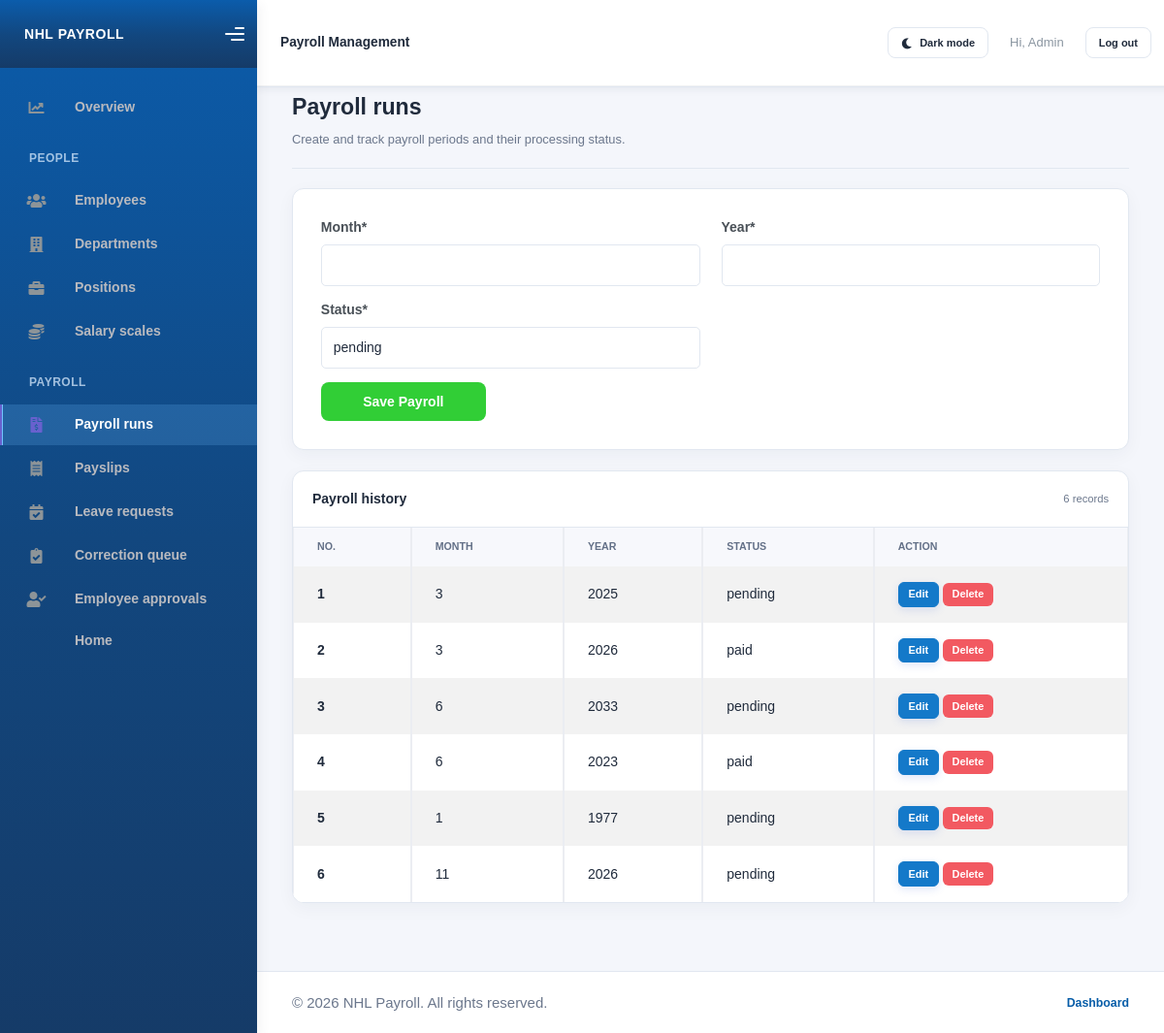
The page /add_payroll/ (signed in) on the database its author committed.
### payroll/models.py (models this page shows, shortened)
class Payroll(models.Model):
    month = models.IntegerField(
        validators=[MinValueValidator(1), MaxValueValidator(12)]
    )
    year = models.IntegerField(
        validators=[MinValueValidator(1900), MaxValueValidator(9999)]
    )
    status = models.CharField(max_length=20, default='pending')
    class Meta:
        constraints = [
            models.CheckConstraint(
                condition=Q(month__gte=1) & Q(month__lte=12),
                name="payroll_month_between_1_and_12",
            ),
            models.CheckConstraint(
                condition=Q(year__gte=1900) & Q(year__lte=9999),
                name="payroll_year_between_1900_and_9999",
            ),
            models.UniqueConstraint(
                fields=["month", "year"],
                name="unique_payroll_period",
            ),
        ]

### payroll/views.py (the view)
# urls.py: path('add_payroll/',add_payroll_view, name = 'add_payroll_page'),
@staff_member_required(login_url="login")
def add_payroll_view(request):
    message =''
    if request.method == "POST":
        payroll_form = PayrollForm(request.POST)
        if payroll_form.is_valid():
            payroll_form.save()
            message='payroll Added Successfully'
    else:
        payroll_form = PayrollForm()
    payrolls = Payroll.objects.all()
    context = {
        'form':payroll_form,
        'msg':message,
        'payrolls':payrolls
    }
    return render(request,"add_payroll.html",context)

### payroll/forms.py
class PayrollForm(ModelForm):
    class Meta:
        model = Payroll
        fields ='__all__'

### payroll/templates/add_payroll.html (shortened to what this page needs)
{% extends "./base.html" %}
{% load crispy_forms_tags %}
{% block content %}
<div class="page-shell">
    <div class="page-header">
        <div>
            <h1>Payroll runs</h1>
            <p>Create and track payroll periods and their processing status.</p>
        </div>
    </div>
    <div class="card form-card p-4 mb-4">
        <form method="POST">
            {{form|crispy}}
            <button type="submit" class="btn btn-success w-100">Save Payroll</button>
        </form>
    </div>
    <div class="card">
        <div class="list-card-header">
            <h2>Payroll history</h2>
            <span>{{ payrolls|length }} records</span>
        </div>
        <div class="table-responsive">
            <table class="table table-striped table-bordered align-middle" style="margin-bottom:0;">
                <thead>
                    <tr>
                        <th scope="col">No.</th>
                        <th scope="col">Month</th>
                        <th scope="col">Year</th>
                        <th scope="col">Status</th>
                        <th scope="col">Action</th>
                    </tr>
                </thead>
                <tbody>
                    {% for payroll in payrolls %}
                    <tr>
                        <th scope="row">{{payroll.id}}</th>
                        <td>{{payroll.month}}</td>
                        <td>{{payroll.year}}</td>
                        <td>{{payroll.status}}</td>
                        <td>
                            <a href="{% url 'edit_payroll_page' payroll.id %}" class='btn btn-sm btn-primary'>Edit</a>
                            <form method="post" action="{% url 'delete_payroll_page' payroll.id %}" class="d-inline" onsubmit="return confirm('WARNING! Payroll period {{ payroll.month }}/{{ payroll.year }} WILL BE DELETED!')">
                                <button type="submit" class="btn btn-sm btn-danger">Delete</button>
                            </form>
                        </td>
                    </tr>
                    {% empty %}
                    <tr><td colspan="5" class="text-center text-muted py-4">No payroll runs yet. Create a payroll run using the form above.</td></tr>
                    {% endfor %}
                </tbody>
            </table>
        </div>
    </div>
</div>
{% endblock content %}

### payroll/templates/base.html (shortened to what this page needs)
 <!DOCTYPE html>
<html>
    {%load static%}
    {% load crispy_forms_tags %}
<head>
    <link rel="stylesheet" href="{% static 'Kaiadmin/assets/css/bootstrap.min.css' %}">
    <link rel="stylesheet" href="{% static 'Kaiadmin/assets/css/plugins.min.css' %}">
    <link rel="stylesheet" href="{% static 'Kaiadmin/assets/css/kaiadmin.min.css' %}">
    <link rel="stylesheet" href="{% static 'Kaiadmin/assets/css/fonts.min.css' %}">
</head>
<body>
    <div class="wrapper">
        {% if user.is_authenticated %}
        <aside class="sidebar{% if not user.is_staff %} employee-sidebar{% endif %}" data-background-color="dark">
            <div class="sidebar-logo">
                <div class="logo-header" data-background-color="dark">
                    <a class="logo payroll-brand" href="{% if user.is_staff %}{% url 'dashboard_page' %}{% else %}{% url 'home_page' %}{% endif %}">NHL PAYROLL</a>
                    <div class="nav-toggle">
                        <button class="btn btn-toggle toggle-sidebar" type="button" aria-label="Toggle sidebar">
                            <i class="gg-menu-right"></i>
                        </button>
                    </div>
                </div>
            </div>
            <div class="sidebar-wrapper scrollbar scrollbar-inner">
                <div class="sidebar-content">
                    {% if user.is_staff %}
                    <ul class="nav nav-secondary">
                        <li class="nav-item {% if request.resolver_match.url_name == 'dashboard_page' %}active{% endif %}">
                            <a class="payroll-nav-link" href="{% url 'dashboard_page' %}"><i class="fas fa-chart-line"></i><p>Overview</p></a>
                        </li>
                        <li class="nav-section"><span class="sidebar-mini-icon"></span><h4 class="text-section">People</h4></li>
                        <li class="nav-item {% if 'employee' in request.path %}active{% endif %}"><a class="payroll-nav-link" href="{% url 'add_employee_page' %}"><i class="fas fa-users"></i><p>Employees</p></a></li>
                        <li class="nav-item {% if 'department' in request.path %}active{% endif %}"><a class="payroll-nav-link" href="{% url 'add_department_page' %}"><i class="fas fa-building"></i><p>Departments</p></a></li>
                        <li class="nav-item {% if 'position' in request.path %}active{% endif %}"><a class="payroll-nav-link" href="{% url 'add_position_page' %}"><i class="fas fa-briefcase"></i><p>Positions</p></a></li>
                        <li class="nav-item {% if 'salary_scale' in request.path %}active{% endif %}"><a class="payroll-nav-link" href="{% url 'add_salary_scale_page' %}"><i class="fas fa-coins"></i><p>Salary scales</p></a></li>
                        <li class="nav-section"><span class="sidebar-mini-icon"></span><h4 class="text-section">Payroll</h4></li>
                        <li class="nav-item {% if 'payroll' in request.path %}active{% endif %}"><a class="payroll-nav-link" href="{% url 'add_payroll_page' %}"><i class="fas fa-file-invoice-dollar"></i><p>Payroll runs</p></a></li>
                        <li class="nav-item {% if 'payslip' in request.path %}active{% endif %}"><a class="payroll-nav-link" href="{% url 'add_payslip_page' %}"><i class="fas fa-receipt"></i><p>Payslips</p></a></li>
                        <li class="nav-item {% if 'staff/leave-requests' in request.path %}active{% endif %}"><a class="payroll-nav-link" href="{% url 'staff_leave_requests_page' %}"><i class="fas fa-calendar-check"></i><p>Leave requests</p></a></li>
                        <li class="nav-item {% if 'staff/payroll-requests' in request.path %}active{% endif %}"><a class="payroll-nav-link" href="{% url 'staff_payroll_requests_page' %}"><i class="fas fa-clipboard-check"></i><p>Correction queue</p></a></li>
                        <li class="nav-item {% if 'staff/employee-data-requests' in request.path %}active{% endif %}"><a class="payroll-nav-link" href="{% url 'staff_employee_data_requests_page' %}"><i class="fas fa-user-check"></i><p>Employee approvals</p></a></li>
                        <li class="nav-item {% if request.resolver_match.url_name == 'home_page' %}active{% endif %}"><a class="payroll-nav-link" href="{% url 'home_page' %}"><p>Home</p></a></li>
                    </ul>
                    {% endif %}
                </div>
            </div>
        </aside>
        {% endif %}
        {% if user.is_authenticated %}
        <button class="mobile-nav-overlay" type="button" tabindex="-1" aria-label="Close navigation"></button>
        {% endif %}
        <div class="main-panel{% if not user.is_authenticated %} main-panel-auth{% endif %}">
            <div class="main-header">
                <nav class="navbar navbar-header navbar-header-transparent navbar-expand-lg border-bottom">
                    <div class="container-fluid">
                        <span class="navbar-brand mb-0 h1">{% if user.is_staff %}Payroll Management{% elif user.managed_department %}Department manager{% elif user.is_authenticated %}Employee self-service{% else %}Payroll Management{% endif %}</span>
                        <ul class="navbar-nav topbar-nav ms-md-auto align-items-center">
                            <li class="nav-item">
                                <button
                                    type="button"
                                    class="btn btn-sm btn-outline-secondary theme-toggle"
                                    id="theme-toggle"
                                    aria-label="Switch to dark mode"
                                    aria-pressed="false"
                                >
                                    <i class="fas fa-moon" id="theme-toggle-icon" aria-hidden="true"></i>
                                    <span id="theme-toggle-label">Dark mode</span>
                                </button>
                            </li>
                            {% if user.is_authenticated %}
                            <li class="nav-item"><span class="nav-link">Hi, {{ user.get_username }}</span></li>
                            <li class="nav-item">
                                <form method="post" action="{% url 'logout' %}">
                                    <button type="submit" class="btn btn-sm btn-outline-secondary">Log out</button>
                                </form>
                            </li>
                            {% else %}
                            <li class="nav-item"><a class="nav-link" href="{% url 'login' %}">Log in</a></li>
                            <li class="nav-item"><a class="nav-link" href="{% url 'sign_up_page' %}">Sign up</a></li>
                            {% endif %}
                        </ul>
                    </div>
                </nav>
            </div>
            <main class="content-wrapper payroll-content">
                {% block content %}{% endblock content %}
            </main>
            <footer class="site-footer">
                <p>&copy; {% now "Y" %} NHL Payroll. All rights reserved.</p>
                <nav class="site-footer-links" aria-label="Footer navigation">
                    {% if user.is_staff %}
                    <a href="{% url 'dashboard_page' %}">Dashboard</a>
                    {% else %}
                    <a href="{% url 'index_page' %}">Home</a>
                    {% endif %}
                </nav>
            </footer>
        </div>
    </div>
</body>
</html>

### rows shown on the page
Payroll: id "1", month "3", year "2025", status "pending"
Payroll: id "2", month "3", year "2026", status "paid"
Payroll: id "3", month "6", year "2033", status "pending"
Payroll: id "4", month "6", year "2023", status "paid"
Payroll: id "5", month "1", year "1977", status "pending"
Payroll: id "6", month "11", year "2026", status "pending"

### other values the page prints
{{ user.get_username }} "Admin"
{{ payrolls|length }} "6"
